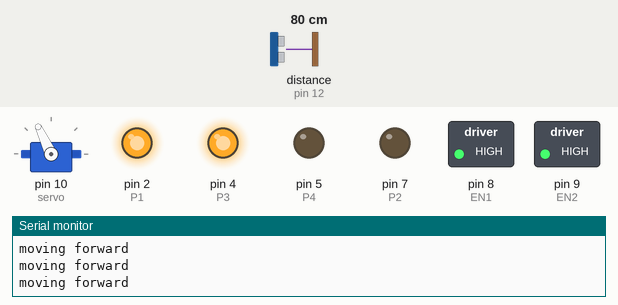
A sketch run on a simulated Arduino Uno, built with avr-gcc and run on an emulated ATmega328P. On the bench: servo, switched loads named in the sketch (green lamp = pin HIGH), output pins drawn as LEDs (lit = HIGH), the last lines printed to the serial monitor. Wiring (inferred from the names in the program): ultrasonic range finder: trigger pin 13; echo pin 12. Dashed ring = blinking. The test bench sets the inputs (shaded band); at power-on: distance to the obstacle (sensor on pin 12) 80 cm. The echo pulse lasts 58.3 µs per cm; pins used as bus, display or sensor lines are not drawn.

Above: at 3.8 s.
3.9 s: distance to the obstacle (sensor on pin 12) set to 30 cm
5.4 s: distance to the obstacle (sensor on pin 12) set to 25 cm
At 5.91 s:
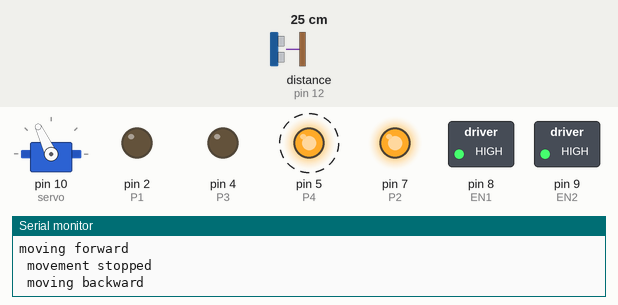
At 8.15 s:
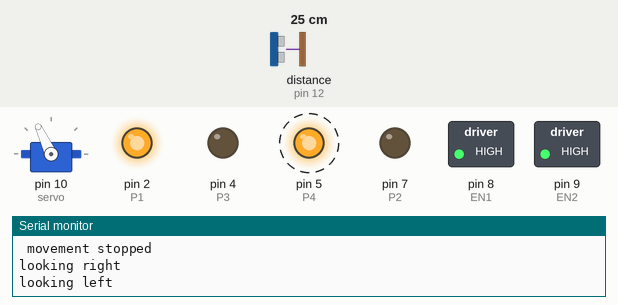
8.4 s: distance to the obstacle (sensor on pin 12) set to 35 cm
11.4 s: distance to the obstacle (sensor on pin 12) set to 2 cm
At 12.8 s:
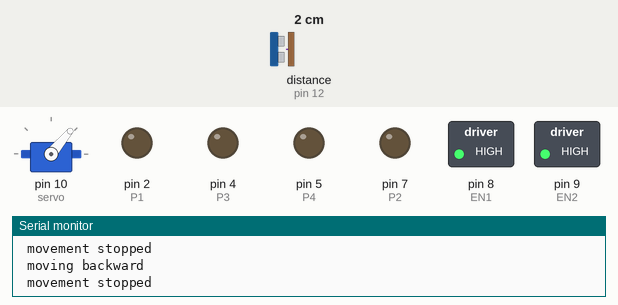
Timing chart, 0 to 15.4 s (numbered marks = the images above; inputs shaded):
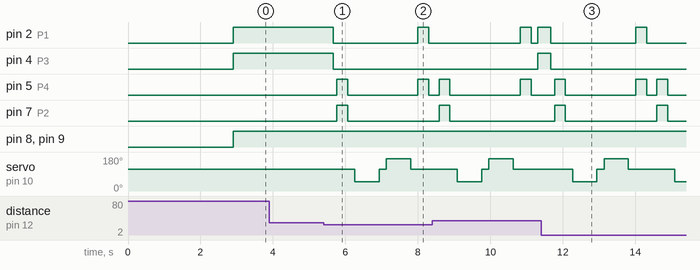

The sketch:

AURDUINO_CODE.ino
```cpp
#include <Servo.h>
Servo servo;

// DC motors right side
#define P1 2                // define pin 2 as for P1
#define P2 7                // define pin 7 as for P2
#define EN1 8              // define pin 8 as for 1 enable


// DC motors left side
#define P3 4                // define pin 10 as for P3
#define P4 5                // define pin 13 as for P4
#define EN2 9              // define pin 9 as for 2 enable


const int trigPin = 13 ;
const int echoPin = 12 ;

// defining two variable for measuring the distance
long duration;
int distance;


void setup() {

  Serial.begin(9600);        // setup Serial Monitor to display information

  pinMode(P1, OUTPUT);      // define pin as OUTPUT for P1
  pinMode(P2, OUTPUT);      // define pin as OUTPUT for P2
  pinMode(EN1, OUTPUT);   // define pin as OUTPUT for 1EN

  pinMode(P3, OUTPUT);      // define pin as OUTPUT for P3
  pinMode(P4, OUTPUT);      // define pin as OUTPUT for P4
  pinMode(EN2, OUTPUT);   // define pin as OUTPUT for 2EN

  pinMode(trigPin, OUTPUT);   // Setting the trigPin as Output pin
  pinMode(echoPin, INPUT);    // Setting the echoPin as Input pin

  servo.attach(10);
  servo.write(115);
  delay(2000);

  distance = readPing();
  delay(100);
  distance = readPing();
  delay(100);
  distance = readPing();
  delay(100);
  distance = readPing();
  delay(100);

}


void loop() {
  int distanceR = 0;
  int distanceL =  0;
  delay(40);
  distance = readPing();
  digitalWrite(trigPin, LOW);                // Making the trigpin as low
  delayMicroseconds(2);                     // delay of 2us
  digitalWrite(trigPin, HIGH);              // making the trigpin high for 10us to send the signal
  delayMicroseconds(10);
  digitalWrite(trigPin, LOW);
  duration = pulseIn(echoPin, HIGH);       // reading the echopin which will tell us that how much time the signal takes to come back
  //  distance = duration * 0.034 / 2;         // Calculating the distance and storing in the distance variable

  if (distance > 0 ) {
    digitalWrite(EN1 , 1);            // enable 1 high
    digitalWrite(EN2 , 1);            //enable 2 high
    if (distance <= 25)
    {
      moveStop();
      Serial.println(" movement stopped");
      delay(100);
      moveBackward();
      Serial.println(" moving backward");
      delay(300);

      moveStop();
      Serial.println(" movement stopped");
      delay(200);

      distanceR = lookRight();
      Serial.println("looking right");
      delay(200);

      distanceL = lookLeft();
      Serial.println("looking left");
      delay(200);

      if (distanceR >= distanceL)
      {
        turnRight();
        Serial.println("turing right");
        moveStop();
        Serial.println(" movement stopped");
      }

      else
      {
        turnLeft();
        Serial.println("turing left");
        moveStop();
        Serial.println(" movement stopped");
      }

    }
    else
    {
      moveForward();
      Serial.println("moving forward");
    }
    distance = readPing();

  }


  else {
    Serial.println(" ultrasonic sensor disconnected");
    digitalWrite(EN1 , 0);           // Enable 1 is low
    digitalWrite(EN2 , 0);           // Enable 2 is low
  }


}

int lookRight()
{
  servo.write(50);
  delay(500);
  int distance = readPing();
  delay(100);
  servo.write(115);
  return distance;
}

int lookLeft()
{
  servo.write(170);
  delay(500);
  int distance = readPing();
  delay(100);
  servo.write(115);
  return distance;
  delay(100);
}


int readPing() {
  delay(70);
  int value = duration * 0.034 / 2;         // Calculating the distance and storing in the distance variable
  return value;
}

void moveStop() {

  digitalWrite(P1, 0);             // send + or HIGH singal to P1
  digitalWrite(P2, 0);              // send - or LOW singal to P2
  digitalWrite(P3, 0);             // send + or HIGH singal to P3
  digitalWrite(P4, 0);              // send - or LOW singal to P4

}


void moveForward() {


  digitalWrite(P1, HIGH);             // send + or HIGH singal to P1
  digitalWrite(P2, LOW);              // send - or LOW singal to P2
  digitalWrite(P3, HIGH);             // send + or HIGH singal to P3
  digitalWrite(P4, LOW);              // send - or LOW singal to P4

}

void moveBackward() {

  digitalWrite(P1, LOW);              // send - or LOW singal to P1
  digitalWrite(P2, HIGH);             // send + or HIGH singal to P2
  digitalWrite(P3, LOW);              // send - or LOW singal to P3
  digitalWrite(P4, HIGH);             // send + or HIGH singal to P4

}

void turnRight() {
  digitalWrite(P1, HIGH);              // send + or HIGH singal to P1
  digitalWrite(P2, LOW);             // send - or LOW singal to P2
  digitalWrite(P3, LOW);              // send - or LOW singal to P3
  digitalWrite(P4, HIGH);             // send + or HIGH singal to P4
  delay(300);
  moveForward();

}

void turnLeft() {

  digitalWrite(P1, LOW);               // send - or LOW singal to P1
  digitalWrite(P2, HIGH);             // send + or HIGH singal to P2
  digitalWrite(P3, HIGH);            // send + or HIGH singal to P3
  digitalWrite(P4, LOW);            // send - or LOW singal to P4

  delay(300);
  moveForward();
}
```

Measured:
- the behaviour switches between 27 and 26 cm on distance to the obstacle (sensor on pin 12) (found by bisection; images 0 and 1)
- after the input at 5.4 s, pin 2 (P1): HIGH → LOW after 0.26 s, → HIGH 2.3 s later, → LOW 0.30 s later; pin 4 (P3): HIGH → LOW after 0.26 s
- after the input at 8.4 s, pin 4 (P3): LOW → HIGH after 2.9 s
- after the input at 11.4 s, pin 2 (P1): HIGH → LOW after 0.27 s, → HIGH 2.3 s later, → LOW 0.30 s later; pin 4 (P3): HIGH → LOW after 0.27 s
